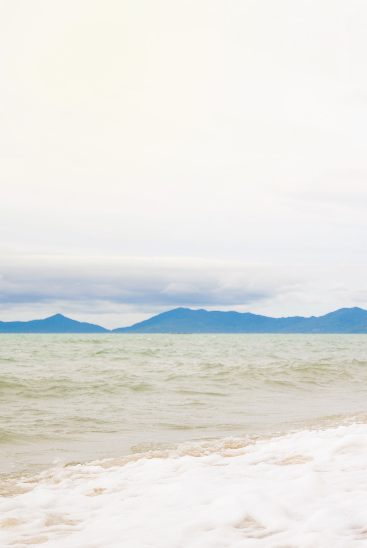
#> input picture Picture/sea.png, 367 x 548 px, found by its file name
$ python fuliye.py
#> lines starting #> are read from the running program, lines starting #| are printed output that depends on the picture
# coding:utf-8
import numpy as np
from numpy.fft import fft, ifft
from PIL import Image

cat = Image.open('../../Picture/sea.png')
#> cat is the input picture: PIL image 367x548 RGB; mean R, G, B 229.5, 229.8, 226.2
# cat.show()


cat_data = np.fromstring(string=cat.tobytes(), dtype=np.int8)  # 转换成int类型， int8==128
print(cat_data)  # 结果中含有负数， 因为int8<125，颜色值0~255. 超过125的那部分数据用负数表示
#> (printed output is left out)

# 傅里叶转换，傅里叶转换的结果包含实数和虚数
cat_data_fft = fft(cat_data)  # 将真实的数据转换成频域
print(cat_data_fft, type(cat_data_fft))
#> (printed output is left out)

# 将傅里叶的数据去除低频的波， 设置为0
np.where(np.abs(cat_data_fft) < 1e5, 0, cat_data_fft)  # 将小于1e5的数据设置为0
cat_data_fft[np.where(np.abs(cat_data_fft) < 1e5)] = 0  # 同上面方法得到同样的结果

cat_data_ifft = ifft(cat_data_fft)  # 使用傅里叶进行数据反转
print(cat_data_ifft)
#> (printed output is left out)

cat_data_real = np.real(cat_data_ifft)  # 获取实数
cat_data_result = np.int8(cat_data_real)  # 去除小数部分
cat_image = Image.frombytes(data=cat_data_result, size=cat.size, mode=cat.mode)  # 将一维数组，通过Image转换成图片数据
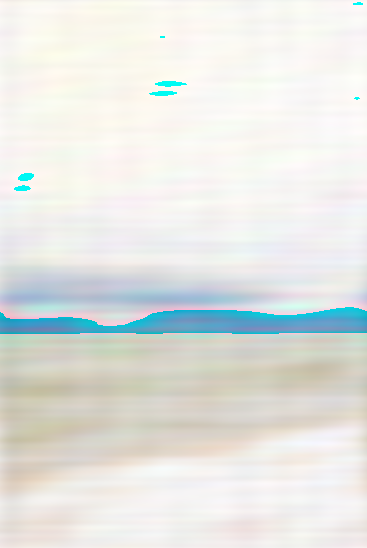
#> cat_image: PIL image 367x548 RGB; mean R, G, B 228.2, 230.3, 226.7

cat_image.show()  # 显示图片

$ run again, with Picture/test.png copied over Picture/sea.png
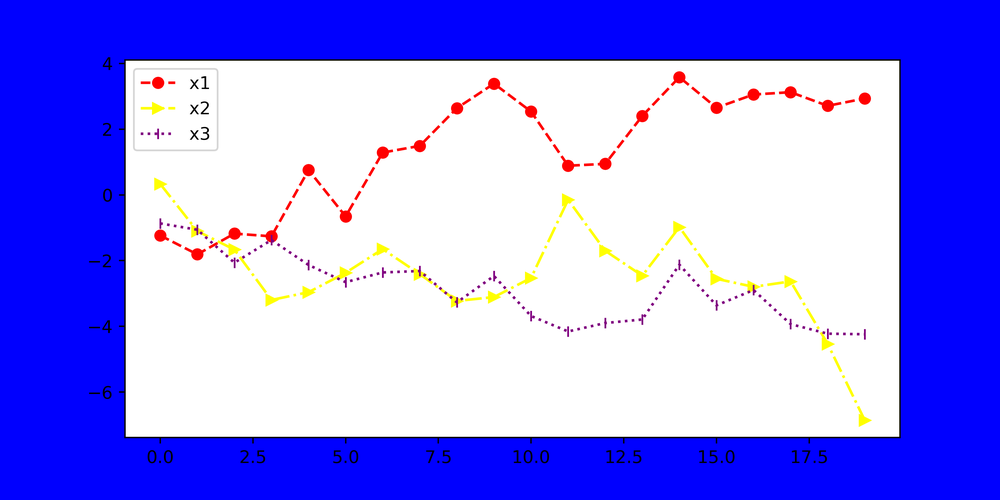
#> input picture Picture/test.png, 1000 x 500 px, shrunk from 4000 x 2000 before the run, found by its file name
#> cat is the input picture: PIL image 1000x500 RGBA; mean R, G, B, A 147.9, 145.7, 248.5, 255
#> (printed output is left out)
#> (printed output is left out)
#> (printed output is left out)
#> `cat_image = Image.frombytes(data=cat_data_result, size=cat.size, mode=..`:
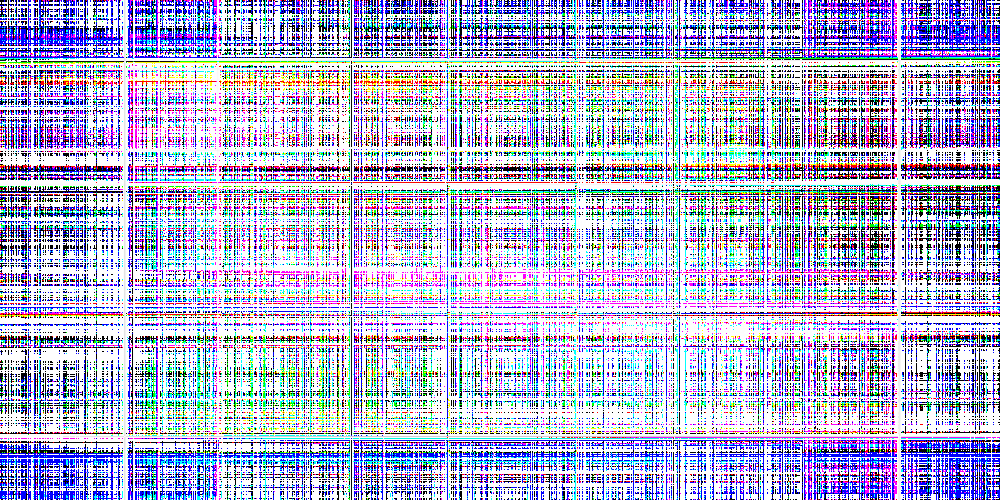
#> cat_image: PIL image 1000x500 RGBA; mean R, G, B, A 99.5, 98, 131.1, 136.7; transparent parts drawn white
